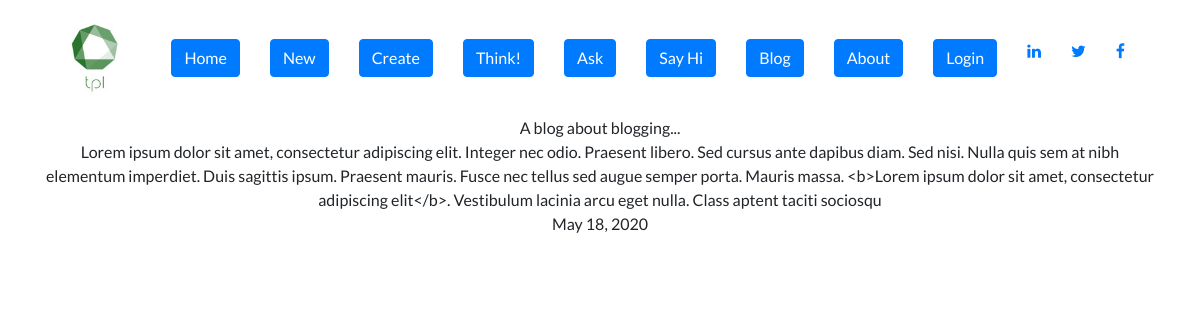
Page /blog/1/ on the committed database.
### blog_p/models.py (models this page shows, shortened)
class Blog(models.Model):
    title = models.CharField(max_length=200)
    description = models.TextField(max_length=400)
    image = models.ImageField(upload_to='blog/images/')
    url = models.URLField(blank=True)
    date = models.DateField()

### blog_p/views.py (the view)
# urls.py: path('<int:blog_id>/',views.detail,name='detail'),
def detail(request, blog_id):
    blog = get_object_or_404(Blog, pk=blog_id)
    return render(request, 'blogs/detail.html', {'blog':blog})

### blog_p/templates/blogs/detail.html
{% extends 'main/base.html'%}
{% block content %}
<a>{{ blog.title }}</a>
<br>
<a>{{ blog.description }}</a>
<br>
<a>{{ blog.date }}</a>
{% endblock %}

### main/static/main/custom.css (style rules this page uses)
body { font-family: 'Lato', sans-serif; }

### rows in the picture
Blog: title "A blog about blogging...", description "Lorem ipsum dolor sit amet, consectetur adipiscing elit. Integer nec odio. Praesent libero. Sed cursus ante dapibus diam. Sed nisi. Nulla quis sem at nibh elementum imperdiet. Duis sagittis ipsum. Praesent mauris. Fusce nec tellus sed augue semper porta. Mauris massa. <b>Lorem ipsum dolor sit amet, consectetur adipiscing elit</b>. Vestibulum lacinia arcu eget nulla. Class aptent taciti sociosqu", date "May 18, 2020"
